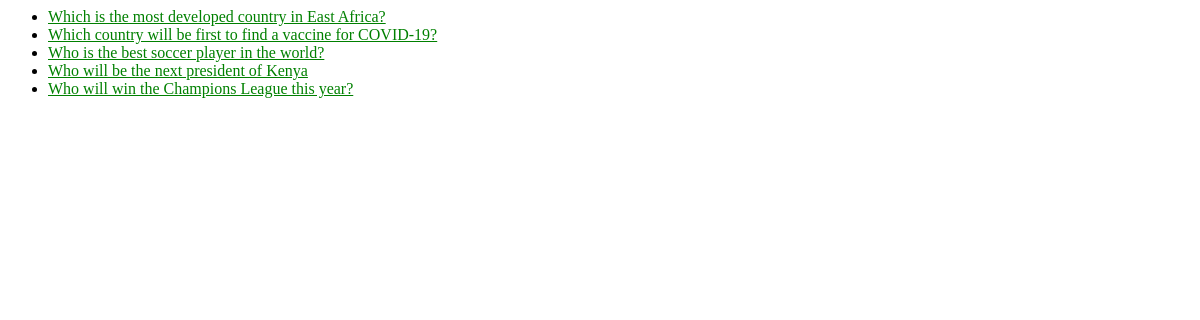
/polls/, run on an earlier commit of the app's database.
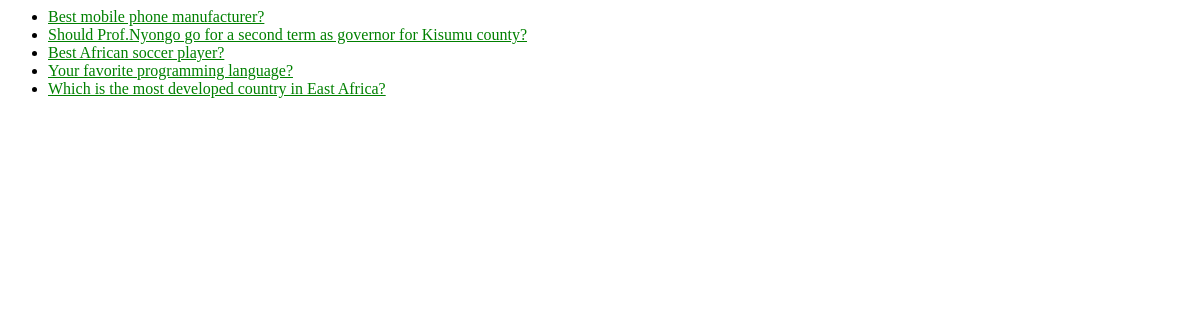
And on a later commit of the database.
### polls/models.py (models this page shows, shortened)
class Question(models.Model):
    question_text = models.CharField(max_length=200)
    pub_date = models.DateTimeField('date published')
    def was_published_recently(self):
        now = timezone.now()
        return now - datetime.timedelta(days=1) <= self.pub_date <= now
    was_published_recently.admin_order_field = 'pub_date'
    was_published_recently.boolean = True
    was_published_recently.short_description = 'Published recently?'

### polls/views.py (the view)
# urls.py: path('', views.IndexView.as_view(), name='index'),
class IndexView(generic.ListView):
    template_name = 'polls/index.html'
    context_object_name = 'latest_question_list'
    def get_queryset(self):
        past_questions = Question.objects.filter(
            pub_date__lte=timezone.now()
        ).order_by('-pub_date')[:5]
        past_questions_with_choices = []
        for question in past_questions:
            if question.choice_set.count() != 0:
                past_questions_with_choices.append(question)
        return past_questions_with_choices

### polls/templates/polls/index.html
{% load static %}
<link rel="stylesheet" type="text/css" href="{% static 'polls/style.css' %}">
{% if latest_question_list %}
    <ul>
    {% for question in latest_question_list %}
        <li><a href="{% url 'polls:detail' question.id %}">{{ question.question_text }}</a></li>
    {% endfor %}
    </ul>
{% else %}
    <p>No polls are available.</p>
{% endif %}

### polls/static/polls/style.css (style rules this page uses)
li a { color: green; }

What changed in the data, as far as the page shows it:
no longer on this page (row unchanged): Question: question_text "Which country will be first to find a vaccine for COVID-19?"
no longer on this page (row unchanged): Question: question_text "Who is the best soccer player in the world?"
no longer on this page (row unchanged): Question: question_text "Who will be the next president of Kenya"
no longer on this page (row unchanged): Question: question_text "Who will win the Champions League this year?"
added Question: question_text "Best mobile phone manufacturer?"
added Question: question_text "Should Prof.Nyongo go for a second term as governor for Kisumu county?"
added Question: question_text "Best African soccer player?"
added Question: question_text "Your favorite programming language?"
